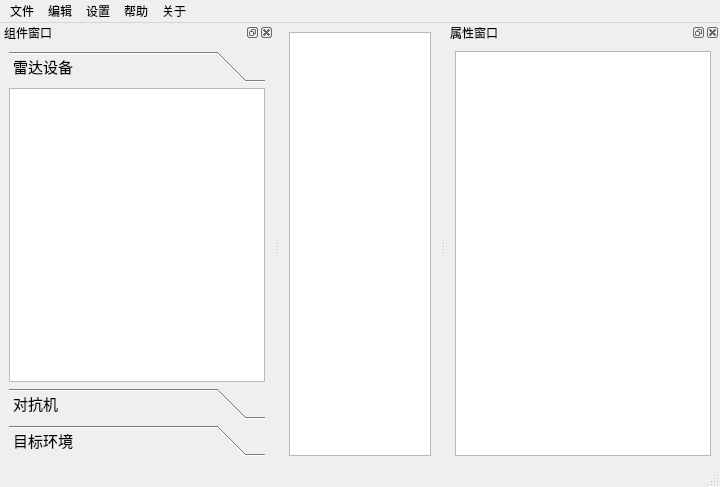
<?xml version="1.0" encoding="UTF-8"?>
<ui version="4.0">
 <class>MainWindowNew</class>
 <widget class="QMainWindow" name="MainWindowNew">
  <property name="geometry">
   <rect>
    <x>0</x>
    <y>0</y>
    <width>720</width>
    <height>487</height>
   </rect>
  </property>
  <property name="windowTitle">
   <string>MainWindow</string>
  </property>
  <widget class="QWidget" name="centralwidget">
   <layout class="QGridLayout" name="gridLayout_5">
    <item row="0" column="0">
     <widget class="QGraphicsView" name="graphicsView">
      <property name="styleSheet">
       <string notr="true"/>
      </property>
      <property name="frameShape">
       <enum>QFrame::StyledPanel</enum>
      </property>
      <property name="frameShadow">
       <enum>QFrame::Plain</enum>
      </property>
      <property name="sizeAdjustPolicy">
       <enum>QAbstractScrollArea::AdjustIgnored</enum>
      </property>
      <property name="viewportUpdateMode">
       <enum>QGraphicsView::MinimalViewportUpdate</enum>
      </property>
     </widget>
    </item>
   </layout>
  </widget>
  <widget class="QMenuBar" name="menubar">
   <property name="geometry">
    <rect>
     <x>0</x>
     <y>0</y>
     <width>720</width>
     <height>26</height>
    </rect>
   </property>
   <widget class="QMenu" name="menufile">
    <property name="title">
     <string>文件</string>
    </property>
    <addaction name="actionnewFile"/>
    <addaction name="actionsaveFile"/>
    <addaction name="separator"/>
    <addaction name="actionexit"/>
   </widget>
   <widget class="QMenu" name="menuedit">
    <property name="title">
     <string>编辑</string>
    </property>
   </widget>
   <widget class="QMenu" name="menusetting">
    <property name="title">
     <string>设置</string>
    </property>
    <addaction name="actio_leftDock"/>
    <addaction name="actionProperty"/>
   </widget>
   <widget class="QMenu" name="menuhelp">
    <property name="title">
     <string>帮助</string>
    </property>
   </widget>
   <widget class="QMenu" name="menuabout">
    <property name="title">
     <string>关于</string>
    </property>
    <addaction name="actionabout_DPSP"/>
    <addaction name="actionabout_us"/>
   </widget>
   <addaction name="menufile"/>
   <addaction name="menuedit"/>
   <addaction name="menusetting"/>
   <addaction name="menuhelp"/>
   <addaction name="menuabout"/>
  </widget>
  <widget class="QStatusBar" name="statusBar"/>
  <widget class="QDockWidget" name="dockWidget_left">
   <property name="windowTitle">
    <string>组件窗口</string>
   </property>
   <property name="minimumSize">
    <size>
     <width>87</width>
     <height>199</height>
    </size>
   </property>
   <attribute name="dockWidgetArea">
    <number>1</number>
   </attribute>
   <widget class="QWidget" name="dockWidgetContents_3">
    <layout class="QGridLayout" name="gridLayout">
     <item row="0" column="0">
      <widget class="QToolBox" name="toolBox_left">
       <property name="font">
        <font>
         <family>黑体</family>
         <pointsize>11</pointsize>
        </font>
       </property>
       <property name="currentIndex">
        <number>0</number>
       </property>
       <property name="tabSpacing">
        <number>6</number>
       </property>
       <widget class="QWidget" name="page_rader">
        <property name="geometry">
         <rect>
          <x>0</x>
          <y>0</y>
          <width>256</width>
          <height>293</height>
         </rect>
        </property>
        <attribute name="icon">
         <iconset resource="../Res/res.qrc">
          <normaloff>:/img/radar.png</normaloff>:/img/radar.png</iconset>
        </attribute>
        <attribute name="label">
         <string>雷达设备</string>
        </attribute>
        <layout class="QGridLayout" name="gridLayout_8">
         <property name="leftMargin">
          <number>0</number>
         </property>
         <property name="topMargin">
          <number>0</number>
         </property>
         <property name="rightMargin">
          <number>0</number>
         </property>
         <property name="bottomMargin">
          <number>0</number>
         </property>
         <property name="spacing">
          <number>0</number>
         </property>
         <item row="0" column="0">
          <widget class="DragListWidget" name="listWidget_rader">
           <property name="sizePolicy">
            <sizepolicy hsizetype="Preferred" vsizetype="Preferred">
             <horstretch>0</horstretch>
             <verstretch>0</verstretch>
            </sizepolicy>
           </property>
          </widget>
         </item>
        </layout>
       </widget>
       <widget class="QWidget" name="page_ecm">
        <property name="geometry">
         <rect>
          <x>0</x>
          <y>0</y>
          <width>256</width>
          <height>293</height>
         </rect>
        </property>
        <attribute name="icon">
         <iconset resource="../Res/res.qrc">
          <normaloff>:/img/ecmdemo.jpg</normaloff>:/img/ecmdemo.jpg</iconset>
        </attribute>
        <attribute name="label">
         <string>对抗机</string>
        </attribute>
        <layout class="QGridLayout" name="gridLayout_6">
         <property name="leftMargin">
          <number>0</number>
         </property>
         <property name="topMargin">
          <number>0</number>
         </property>
         <property name="rightMargin">
          <number>0</number>
         </property>
         <property name="bottomMargin">
          <number>0</number>
         </property>
         <property name="spacing">
          <number>0</number>
         </property>
         <item row="0" column="0">
          <widget class="ECMDragListWidget" name="listWidget_ecm"/>
         </item>
        </layout>
       </widget>
       <widget class="QWidget" name="page_object">
        <property name="geometry">
         <rect>
          <x>0</x>
          <y>0</y>
          <width>256</width>
          <height>316</height>
         </rect>
        </property>
        <attribute name="icon">
         <iconset resource="../Res/res.qrc">
          <normaloff>:/img/input.png</normaloff>:/img/input.png</iconset>
        </attribute>
        <attribute name="label">
         <string>目标环境</string>
        </attribute>
        <layout class="QGridLayout" name="gridLayout_7">
         <property name="leftMargin">
          <number>0</number>
         </property>
         <property name="topMargin">
          <number>0</number>
         </property>
         <property name="rightMargin">
          <number>0</number>
         </property>
         <property name="bottomMargin">
          <number>0</number>
         </property>
         <property name="spacing">
          <number>0</number>
         </property>
         <item row="0" column="0">
          <widget class="QListWidget" name="listWidget_object"/>
         </item>
        </layout>
       </widget>
      </widget>
     </item>
    </layout>
   </widget>
  </widget>
  <widget class="QDockWidget" name="dockWidget_property">
   <property name="sizePolicy">
    <sizepolicy hsizetype="Preferred" vsizetype="Preferred">
     <horstretch>0</horstretch>
     <verstretch>0</verstretch>
    </sizepolicy>
   </property>
   <property name="windowTitle">
    <string>属性窗口</string>
   </property>
   <attribute name="dockWidgetArea">
    <number>2</number>
   </attribute>
   <widget class="QWidget" name="dockWidgetContents">
    <layout class="QGridLayout" name="gridLayout_2">
     <item row="0" column="0">
      <widget class="QListWidget" name="listWidget">
       <property name="autoScrollMargin">
        <number>10</number>
       </property>
      </widget>
     </item>
    </layout>
   </widget>
  </widget>
  <action name="actionnewFile">
   <property name="text">
    <string>新建文件</string>
   </property>
  </action>
  <action name="actionsaveFile">
   <property name="text">
    <string>保存文件</string>
   </property>
  </action>
  <action name="actionabout_DPSP">
   <property name="text">
    <string>关于 DPSP</string>
   </property>
  </action>
  <action name="actionabout_us">
   <property name="text">
    <string>关于我们</string>
   </property>
  </action>
  <action name="actionexit">
   <property name="text">
    <string>退出</string>
   </property>
  </action>
  <action name="actio_leftDock">
   <property name="checkable">
    <bool>true</bool>
   </property>
   <property name="checked">
    <bool>true</bool>
   </property>
   <property name="text">
    <string>组件栏</string>
   </property>
  </action>
  <action name="actionProperty">
   <property name="checkable">
    <bool>true</bool>
   </property>
   <property name="checked">
    <bool>false</bool>
   </property>
   <property name="text">
    <string>属性窗口</string>
   </property>
  </action>
 </widget>
 <customwidgets>
  <customwidget>
   <class>DragListWidget</class>
   <extends>QListWidget</extends>
   <header location="global">draglistwidget.h</header>
  </customwidget>
  <customwidget>
   <class>ECMDragListWidget</class>
   <extends>QListWidget</extends>
   <header location="global">ecmdraglistwidget.h</header>
  </customwidget>
 </customwidgets>
 <resources>
  <include location="../Res/res.qrc"/>
 </resources>
 <connections/>
</ui>
